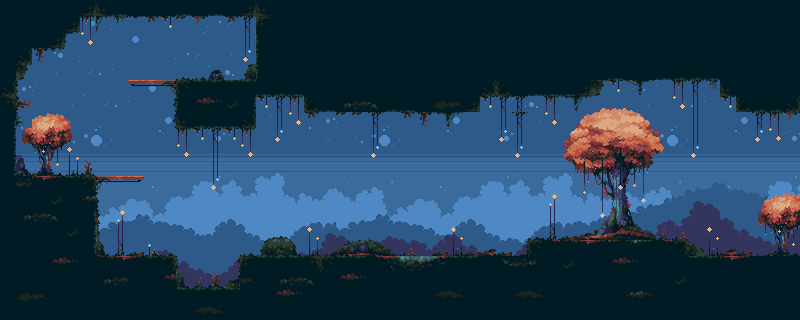

Rendered tile map (Tiled .tmx) drawn with the repository's tilesets; below, a short description and the map source with its tile grids summarised:
An orthogonal 50x20 tile map with 16x16 px tiles, 4 tile layers (Tile Layer 2, Tile Layer 3, Tile Layer 4, Tile Layer 1), 4 tilesets and 18 objects.

<map version="1.10" tiledversion="1.10.2" orientation="orthogonal" renderorder="right-down" width="50" height="20" tilewidth="16" tileheight="16" infinite="0" nextlayerid="8" nextobjectid="32">
 <tileset firstgid="1" source="tsx/tileset.tsx" />
 <tileset firstgid="199" source="tsx/background_0.tsx" />
 <tileset firstgid="397" source="tsx/background_1.tsx" />
 <tileset firstgid="595" source="tsx/background_2.tsx" />
 <layer id="2" name="Tile Layer 2" width="50" height="20">
  <data>[1000 cells, 691 non-empty, 198 distinct tile ids]</data>
 </layer>
 <layer id="5" name="Tile Layer 3" width="50" height="20">
  <data>[1000 cells, 229 non-empty, 72 distinct tile ids]</data>
 </layer>
 <layer id="6" name="Tile Layer 4" width="50" height="20">
  <data>[1000 cells, 172 non-empty, 72 distinct tile ids]</data>
 </layer>
 <layer id="1" name="Tile Layer 1" width="50" height="20">
  <data>[1000 cells, 721 non-empty, 141 distinct tile ids]</data>
 </layer>
 <objectgroup id="7" name="Object Layer 1">
  <object id="8" x="15" y="175.667" width="81.3333" height="82.6667">
   <polygon points="0,0 81.3333,0 81.3333,82.6667 0,82.6667" />
  </object>
  <object id="12" x="176.333" y="80" width="79.6667" height="49" />
  <object id="13" x="2" y="65.3333" width="13" height="109" />
  <object id="14" x="1.33333" y="48" width="31.3333" height="15.6667" />
  <object id="15" x="29.3333" y="33.3333" width="35" height="14" />
  <object id="16" x="60.6667" y="16.3333" width="20.3333" height="15" />
  <object id="18" x="82.6667" y="7" width="183" height="8.66667" />
  <object id="19" x="257" y="15.3333" width="49.6667" height="79.3333" />
  <object id="21" x="93.3333" y="256.333" width="82.6667" height="34" />
  <object id="22" x="175" y="289.333" width="65.3333" height="23.3333" />
  <object id="23" x="240.667" y="256" width="287.333" height="37" />
  <object id="24" x="304.667" y="93" width="174.667" height="18.3333" />
  <object id="25" x="528.333" y="240.667" width="157.667" height="17" />
  <object id="26" x="475" y="77.6667" width="115.667" height="17" />
  <object id="27" x="587" y="60.6667" width="134.667" height="18.6667" />
  <object id="28" x="720.333" y="62" width="31.3333" height="34" />
  <object id="29" x="686.333" y="257.333" width="114" height="26.3333" />
  <object id="30" x="735.667" y="92.6667" width="64.6667" height="18.3333" />
 </objectgroup>
</map>
